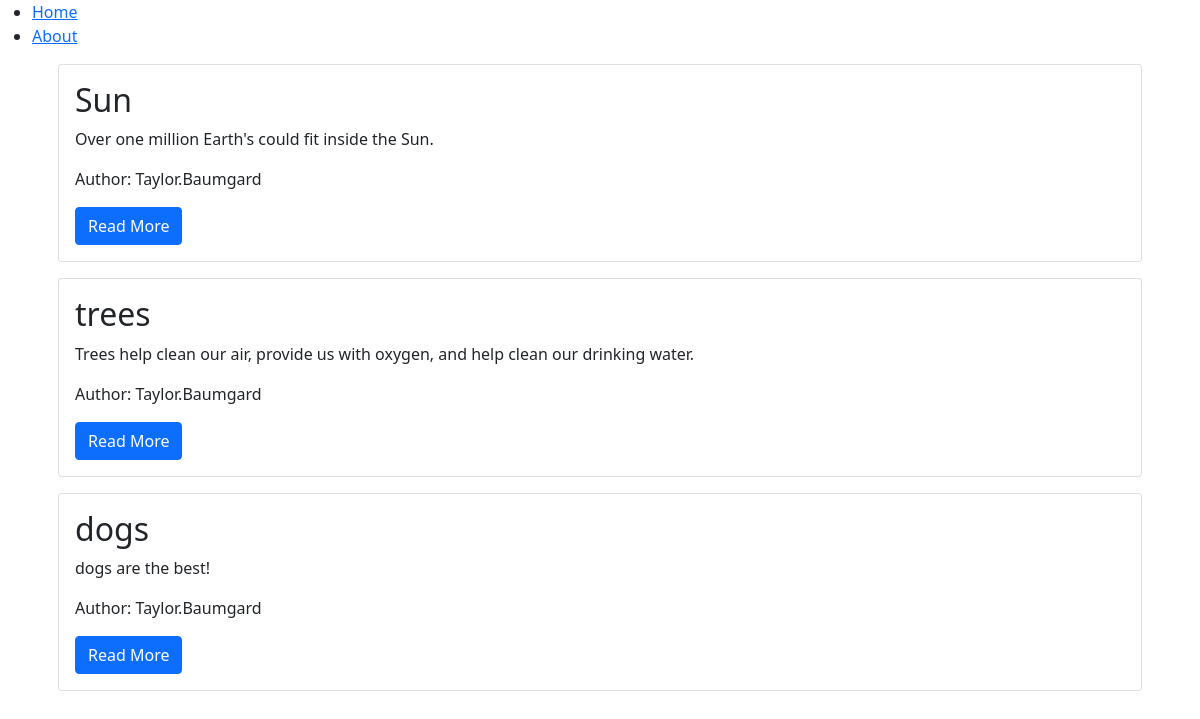
The app's page /, older data.
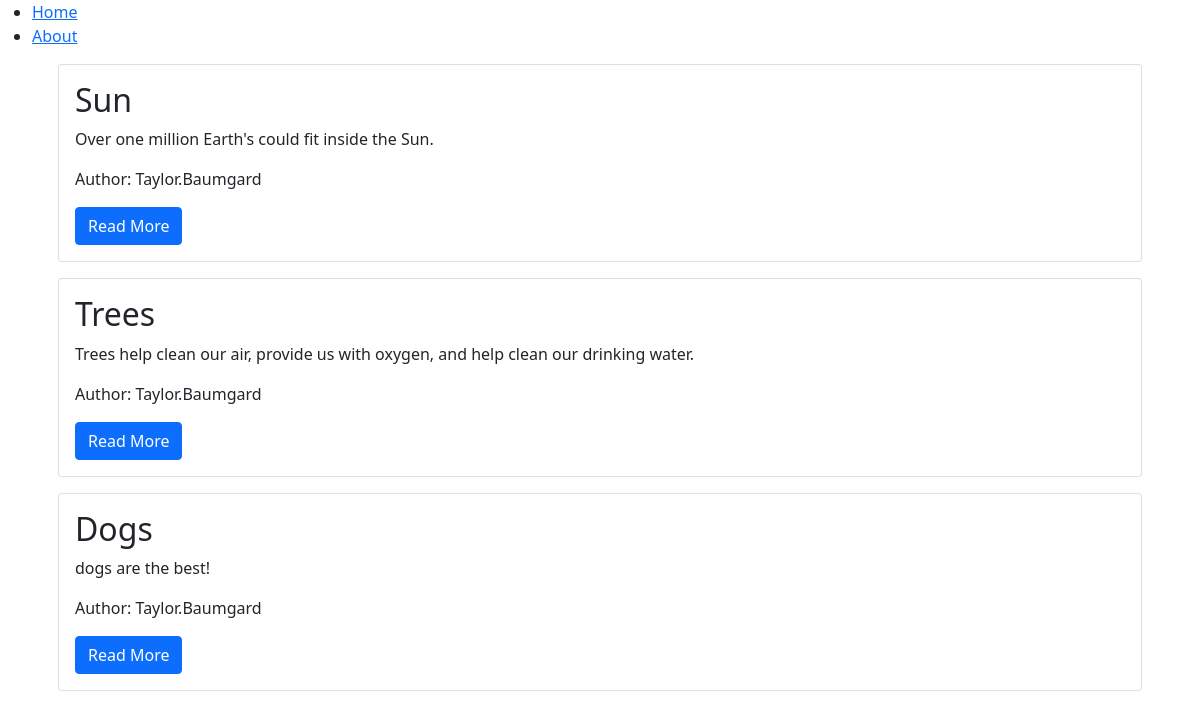
The same page, newer data.
### blog/models.py (models this page shows, shortened)
class Post(models.Model):
    title = models.CharField(max_length=200)
    content = models.TextField()
    date_created = models.DateTimeField(auto_now_add=True)
    slug = models.SlugField(max_length=200, unique=True)
    author = models.ForeignKey(to=User, on_delete=models.CASCADE)
    status = models.IntegerField(choices=STATUS, default=0)

### blog/views.py (the view)
# urls.py: path('', views.PostList.as_view(), name= 'home'),
class PostList(generic.ListView):
    queryset = Post.objects.filter(status=1).order_by('-date_created')
    template_name = 'index.html'

### templates/index.html
{% extends 'base.html' %}
{% block content %}
        <div class="container">
        {% for post in post_list%}
            <div class="card m-3">
                <div class="card-body">
                    <h2 class="card-title">
                        {{post.title}}
                    </h2>
                    <p class="card-text">
                        {{post.content | slice:"500"}}
                    </p>
                    <p class ="card-text">
                        Author: {{post.author | title}}
                    </p>
                    <a class="btn btn-primary" href="{% url 'blog_view' post.slug %}">Read More</a></h2>
                </div>
            </div>
         {% endfor %}
        </div>
{% endblock content %}

Row changes from the older to the newer data that the page shows:
changed Post: title "trees" → "Trees"
changed Post "dogs are the best!": title "dogs" → "Dogs"
